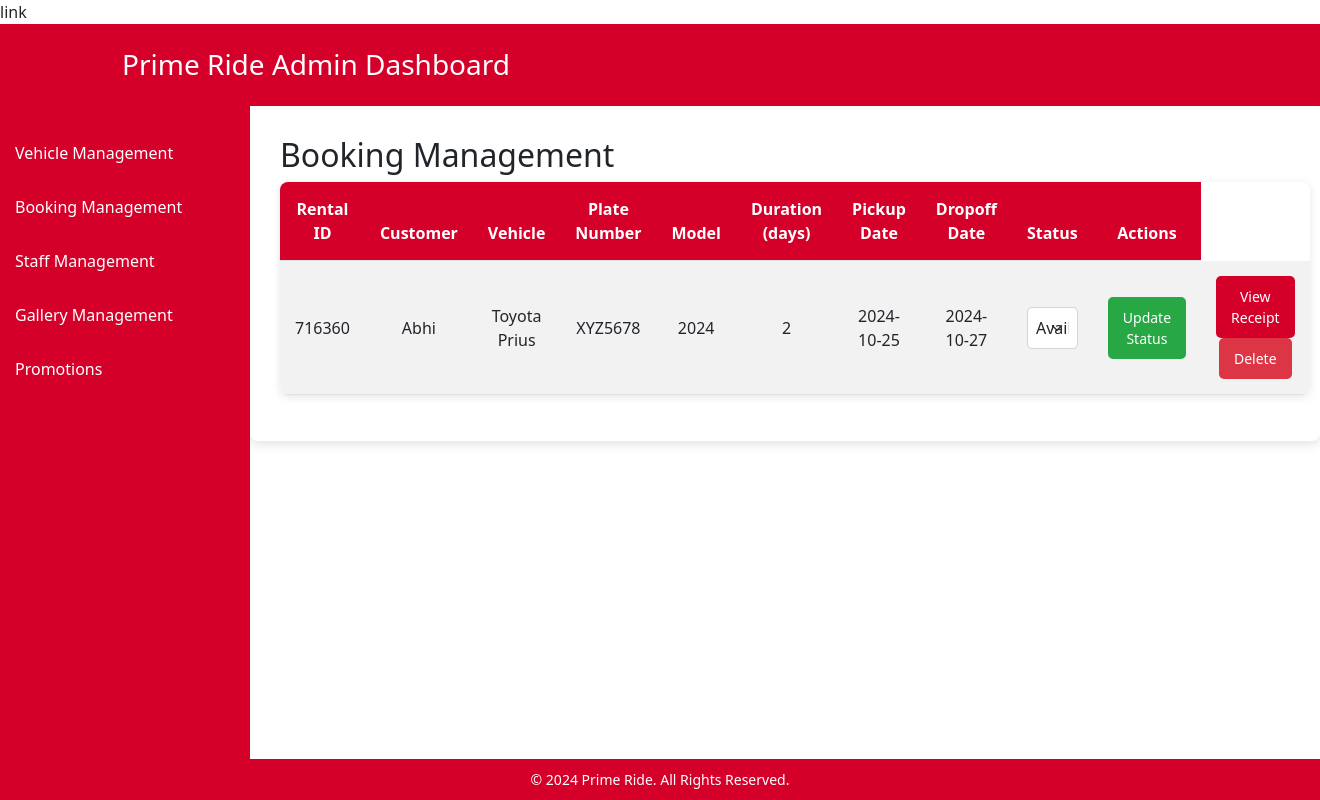
The app's page /admin/bookingmanagement.php with its own data.
### tables this page shows
CREATE TABLE `rental` (
  `id` int(11) NOT NULL,
  `rental_id` int(11) NOT NULL,
  `vehicle_name` varchar(255) NOT NULL,
  `plate_number` varchar(50) NOT NULL,
  `model` varchar(255) NOT NULL,
  `total_price` decimal(10,2) NOT NULL,
  `customer_username` varchar(255) NOT NULL,
  `customer_name` varchar(255) NOT NULL,
  `customer_email` varchar(255) NOT NULL,
  `rental_duration` int(11) NOT NULL,
  `pickup_date` date NOT NULL,
  `dropoff_date` date NOT NULL,
  `rental_status` varchar(50) NOT NULL,
  `receipt_url` varchar(255) DEFAULT NULL,
  `created_at` timestamp NOT NULL DEFAULT current_timestamp()
);

### admin/bookingmanagement.php (the view, shortened to what this page needs)
<!DOCTYPE html>
<html lang="en">
<head>
  <link rel="stylesheet" href="admin.css">
  <link href="https://cdn.jsdelivr.net/npm/bootstrap@5.3.0-alpha1/dist/css/bootstrap.min.css" rel="stylesheet">
</head>
<body>
  <header class="p-3 text-bg-brown header">
    <div class="container">
        <div class="d-flex flex-wrap align-items-center justify-content-between">
            <div class="d-flex align-items-center">
                <a href="" class="d-flex align-items-center mb-2 mb-lg-0 text-white text-decoration-none">
                </a>
                <h1>Prime Ride Admin Dashboard</h1>
            </div>
        </div>
    </div>
</header>
 <div class="sidebar">
    <a href="vehiclemanagement.php">Vehicle Management</a>
    <a href="bookingmanagement.php">Booking Management</a>
    <a href="staffmanagement.php">Staff Management</a>
    <a href="gallerymanagement.php">Gallery Management</a>
    <a href="promotions.php">Promotions</a>
  </div>
<?php
include '../assets/php/dbconnection.php';
?>
<div class="content">
    <h2>Booking Management</h2>
    <table class="table table-striped">
      <thead>
        <tr>
          <th>Rental ID</th>
          <th>Customer</th>
          <th>Vehicle</th>
          <th>Plate Number</th>
          <th>Model</th>
          <th>Duration (days)</th>
          <th>Pickup Date</th>
          <th>Dropoff Date</th>
          <th>Status</th>
          <th>Actions</th>
        </tr>
      </thead>
      <tbody>
        <?php
        $sql = "SELECT rental_id, customer_username, vehicle_name, plate_number, model, rental_duration,
                pickup_date, dropoff_date, rental_status, receipt_url FROM rental";
        $result = $conn->query($sql);
        if ($result->num_rows > 0) {
            while($row = $result->fetch_assoc()) {
                $receiptUrl = "../assets/Photo/paymentreciepts/{$row['receipt_url']}";
                echo "<tr>
                        <td>{$row['rental_id']}</td>
                        <td>{$row['customer_username']}</td>
                        <td>{$row['vehicle_name']}</td>
                        <td>{$row['plate_number']}</td>
                        <td>{$row['model']}</td>
                        <td>{$row['rental_duration']}</td>
                        <td>{$row['pickup_date']}</td>
                        <td>{$row['dropoff_date']}</td>
                        <td>
                            <form method='post' action='../assets/php/AdminFunctions/ViewRentals.php'>
                                <input type='hidden' name='rental_id' value='{$row['rental_id']}'>
                                <select class='form-select' name='rental_status'>
                                    <option value='Available' " . ($row['rental_status'] == 'Available' ? 'selected' : '') . ">Available</option>
                                    <option value='Out' " . ($row['rental_status'] == 'Out' ? 'selected' : '') . ">Out</option>
                                    <option value='Payment pending' " . ($row['rental_status'] == 'Payment pending' ? 'selected' : '') . ">Payment pending</option>
                                    <option value='Processing' " . ($row['rental_status'] == 'Processing' ? 'selected' : '') . ">Processing</option>
                                    <option value='In service' " . ($row['rental_status'] == 'In service' ? 'selected' : '') . ">In service</option>
                                    <option value='Approved' " . ($row['rental_status'] == 'Approved' ? 'selected' : '') . ">Approved</option>
                                </select>
                        </td>
                        <td>
                            <button class='btn btn-success' type='submit'>Update Status</button>
                        </td>
                        <td>
                            <button class='btn btn-primary' data-bs-toggle='modal' data-bs-target='#receiptModal' onclick='showReceipt(\"$receiptUrl\")'>View Receipt</button>
                            <form method='post' action='../assets/php/AdminFunctions/DeleteRental.php' style='display:inline;'>
                                <input type='hidden' name='rental_id' value='{$row['rental_id']}'>
                                <button class='btn btn-danger' type='submit' onclick='return confirm(\"Are you sure you want to delete this booking?\");'>Delete</button>
                            </form>
                        </td>
                      </tr>";
            }
        } else {
            echo "<tr><td colspan='10'>No bookings found</td></tr>";
        }
        ?>
      </tbody>
    </table>
</div>
<footer>
    <p>&copy; 2024 Prime Ride. All Rights Reserved.</p>
</footer>
</body>
</html>

### admin/admin.css (style rules this page uses)
body { font-family: Arial, sans-serif; margin-top: 100px; background-color: #f8f9fa; }
.sidebar { width: 250px; position: fixed; height: 100%; background-color: #d4002a; color: #fff; padding-top: 20px; }
.sidebar a { padding: 15px; text-decoration: none; color: #fff; display: block; transition: background-color 0.3s ease; }
.content { margin-left: 250px; padding: 30px; background-color: #fff; box-shadow: 0 4px 10px rgba(0, 0, 0, 0.1); border-radius: 8px; }
header { background-color: #d4002a; color: white; padding: 20px 0; text-align: center; }
header h1 { font-size: 28px; margin: 0; }
.table { background-color: #fff; border-radius: 8px; box-shadow: 0 2px 8px rgba(0, 0, 0, 0.1); overflow: hidden; }
.table thead th { background-color: #d4002a; color: #fff; padding: 15px; text-align: center; }
.table tbody td { padding: 15px; text-align: center; vertical-align: middle; }
select.form-select { width: 100%; padding: 8px; border: 1px solid #ced4da; border-radius: 5px; background-color: #fff; transition: border-color 0.3s ease; }
button.btn { font-size: 14px; padding: 10px 15px; border-radius: 5px; transition: background-color 0.3s ease; }
button.btn-success { background-color: #28a745; border: none; color: #fff; }
button.btn-primary { background-color: #d4002a; border: none; color: #fff; }
button.btn-danger { background-color: #dc3545; border: none; color: #fff; }
footer { background-color: #d4002a; color: white; text-align: center; padding: 10px 0; position: fixed; bottom: 0; width: 100%; }
footer p { margin: 0; font-size: 14px; }

### records on screen
rental: rental "716360", customer_username "Abhi", vehicle_name "Toyota Prius", plate_number "XYZ5678", model "2024", rental_duration "2", pickup_date "2024-10-25", dropoff_date "2024-10-27"
